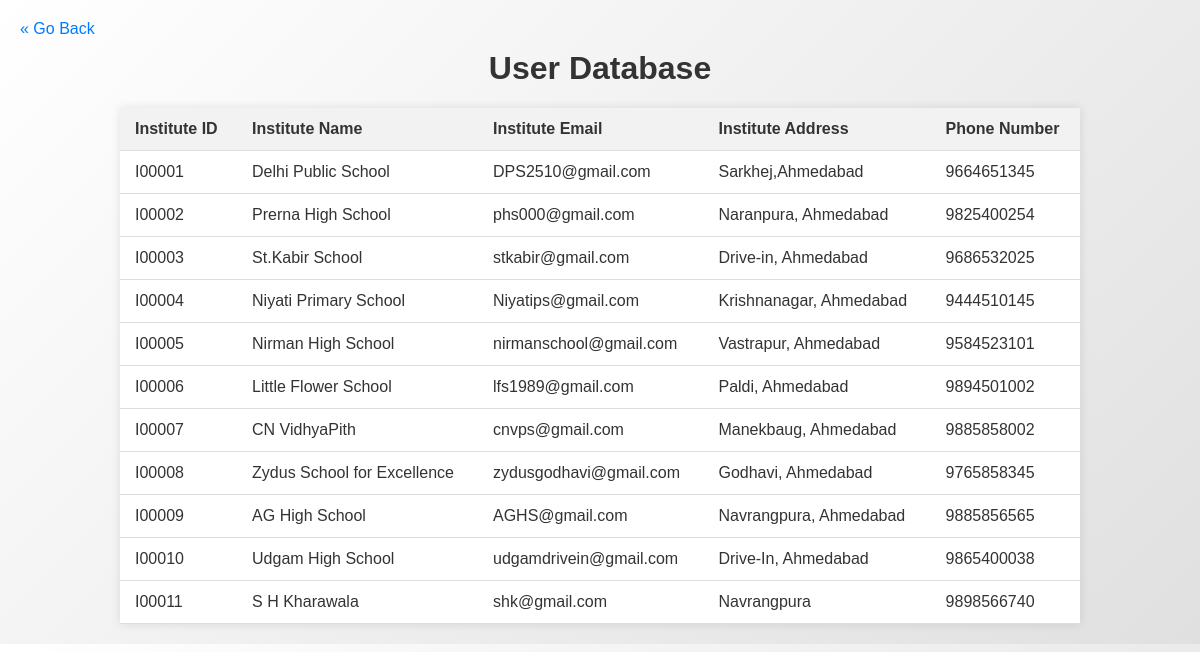
/admin/adminviewusers.php, run on the app's committed database.
### tables this page shows
CREATE TABLE `registration` (
  `institute_id` varchar(6) NOT NULL,
  `institute_name` varchar(100) NOT NULL,
  `institute_email` varchar(100) NOT NULL,
  `institute_password` varchar(100) NOT NULL,
  `institute_address` varchar(500) NOT NULL,
  `institute_phone_number` varchar(10) NOT NULL
);

### admin/adminviewusers.php (the view, shortened to what this page needs)
<?php
$servername = "localhost";
$username = "root";
$password = "";
$database = "project";
$conn = mysqli_connect($servername, $username, $password, $database);
$sql = "SELECT * FROM registration";
$result = mysqli_query($conn, $sql);
?>
<!DOCTYPE html>
<html>
<head>
</head>
<body>
<h1>User Database</h1>
<div class="go-back">
    <a href="admindashboard.php">&laquo; Go Back</a>
</div>
<table>
    <thead>
        <tr>
            <th>Institute ID</th>
            <th>Institute Name</th>
            <th>Institute Email</th>
            <th>Institute Address</th>
            <th>Phone Number</th>
        </tr>
    </thead>
    <tbody>
        <?php while ($row = mysqli_fetch_assoc($result)) : ?>
            <tr>
                <td><?php echo $row['institute_id']; ?></td>
                <td><?php echo $row['institute_name']; ?></td>
                <td><?php echo $row['institute_email']; ?></td>
                <td><?php echo $row['institute_address']; ?></td>
                <td><?php echo $row['institute_phone_number']; ?></td>
            </tr>
        <?php endwhile; ?>
    </tbody>
</table>
</body>
</html>

### admin/adminviewusers.php (style rules this page uses)
body { font-family: Arial, sans-serif; margin: 0; padding: 0; background: linear-gradient(135deg, #ffffff, #e0e0e0); }
h1 { text-align: center; margin-top: 50px; color: #333; }
table { width: 80%; margin: 20px auto; border-collapse: collapse; box-shadow: 0 0 10px rgba(0, 0, 0, 0.1); background-color: #fff; }
th, td { padding: 12px 15px; text-align: left; border-bottom: 1px solid #ddd; color: #333; }
th { background-color: #f2f2f2; }
.go-back { position: fixed; top: 20px; left: 20px; }
.go-back a { color: #007bff; text-decoration: none; }

### data on the page
registration: institute_id "I00001", institute_name "Delhi Public School", institute_email "DPS2510@gmail.com", institute_address "Sarkhej,Ahmedabad", institute_phone_number "9664651345"
registration: institute_id "I00002", institute_name "Prerna High School", institute_email "phs000@gmail.com", institute_address "Naranpura, Ahmedabad", institute_phone_number "9825400254"
registration: institute_id "I00003", institute_name "St.Kabir School", institute_email "stkabir@gmail.com", institute_address "Drive-in, Ahmedabad", institute_phone_number "9686532025"
registration: institute_id "I00004", institute_name "Niyati Primary School", institute_email "Niyatips@gmail.com", institute_address "Krishnanagar, Ahmedabad", institute_phone_number "9444510145"
registration: institute_id "I00005", institute_name "Nirman High School", institute_email "nirmanschool@gmail.com", institute_address "Vastrapur, Ahmedabad", institute_phone_number "9584523101"
registration: institute_id "I00006", institute_name "Little Flower School", institute_email "lfs1989@gmail.com", institute_address "Paldi, Ahmedabad", institute_phone_number "9894501002"
registration: institute_id "I00007", institute_name "CN VidhyaPith", institute_email "cnvps@gmail.com", institute_address "Manekbaug, Ahmedabad", institute_phone_number "9885858002"
registration: institute_id "I00008", institute_name "Zydus School for Excellence", institute_email "zydusgodhavi@gmail.com", institute_address "Godhavi, Ahmedabad", institute_phone_number "9765858345"
registration: institute_id "I00009", institute_name "AG High School", institute_email "AGHS@gmail.com", institute_address "Navrangpura, Ahmedabad", institute_phone_number "9885856565"
registration: institute_id "I00010", institute_name "Udgam High School", institute_email "udgamdrivein@gmail.com", institute_address "Drive-In, Ahmedabad", institute_phone_number "9865400038"
registration: institute_id "I00011", institute_name "S H Kharawala", institute_email "shk@gmail.com", institute_address "Navrangpura", institute_phone_number "9898566740"
